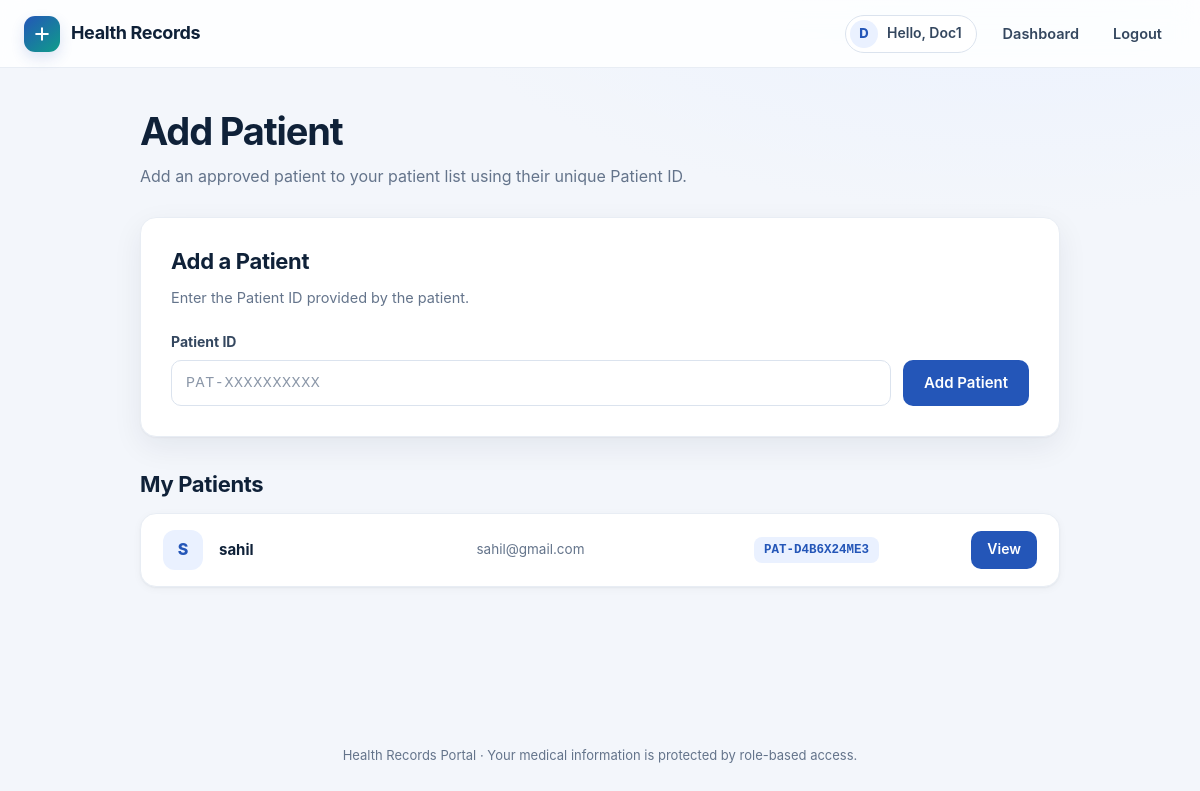
Page /doctor/add-patient (signed in) on the committed database.
### models.py (models this page shows, shortened)
class User(UserMixin, db.Model):
    __tablename__ = "users"
    id = db.Column(db.Integer, primary_key=True)
    name = db.Column(db.String(80), nullable=False)
    email = db.Column(db.String(120), unique=True, nullable=False, index=True)
    password = db.Column(db.String(255), nullable=False)
    role = db.Column(db.String(20), nullable=False,
                     default="patient", index=True)
    status = db.Column(db.String(20), nullable=False,
                       default="approved", index=True)
    doctor_license = db.Column(db.String(100), unique=True, nullable=True)
    patient_code = db.Column(db.String(20), unique=True,
                             nullable=True, index=True)
    created_at = db.Column(
        db.DateTime, default=lambda: datetime.now(timezone.utc))
    uploaded_records = db.relationship(
        "Record", foreign_keys="Record.doctor_id", back_populates="doctor",
        cascade="all, delete-orphan"
    )
    patient_records = db.relationship(
        "Record", foreign_keys="Record.patient_id", back_populates="patient",
        cascade="all, delete-orphan"
    )
    assignments_as_doctor = db.relationship(
        "PatientAssignment", foreign_keys="PatientAssignment.doctor_id",
        back_populates="doctor", cascade="all, delete-orphan"
    )
    assignments_as_patient = db.relationship(
        "PatientAssignment", foreign_keys="PatientAssignment.patient_id",
        back_populates="patient", cascade="all, delete-orphan"
    )
    @property
    def is_active(self):
        return self.status == "approved"

### app.py (the view)
@app.route("/doctor/add-patient")
@role_required("doctor")
def add_patient_page():
    assignments = PatientAssignment.query.filter_by(
        doctor_id=current_user.id
    ).all()
    patients = [
        assignment.patient
        for assignment in assignments
    ]
    return render_template(
        "add_patient.html",
        patients=patients,
        form=AddPatientForm()
    )

### forms.py
class AddPatientForm(FlaskForm):
    patient_code = StringField(
        "Patient ID",
        validators=[
            DataRequired(),
            Length(min=8, max=20),
            Regexp(
                r"^PAT-[A-Z0-9]+$", message="Enter a valid patient ID, for example PAT-AB12CD34EF.")
        ],
    )
    submit = SubmitField("Add Patient")

### app.py (called while the page is built)
@login_manager.user_loader
def load_user(user_id):
    try:
        return db.session.get(User, int(user_id))
    except (TypeError, ValueError):
        return None

def role_required(*roles):
    def decorator(view):
        @wraps(view)
        @login_required
        def wrapped(*args, **kwargs):
            if not current_user.is_active or current_user.role not in roles:
                abort(403)
            return view(*args, **kwargs)
        return wrapped
    return decorator

@app.after_request
def security_headers(response):
    response.headers["X-Content-Type-Options"] = "nosniff"
    response.headers["X-Frame-Options"] = "DENY"
    response.headers["Referrer-Policy"] = "strict-origin-when-cross-origin"
    response.headers["Permissions-Policy"] = "camera=(), microphone=(), geolocation=()"
    response.headers["Content-Security-Policy"] = (
        "default-src 'self'; "
        "base-uri 'self'; "
        "form-action 'self'; "
        "frame-ancestors 'none'; "
        "object-src 'none'; "
        "img-src 'self' data:; "
        "style-src 'self'; "
        "script-src 'self'"
    )
    if request.is_secure or app.config["SESSION_COOKIE_SECURE"]:
        response.headers["Strict-Transport-Security"] = "max-age=31536000; includeSubDomains"
    return response

### templates/add_patient.html (shortened to what this page needs)
{% extends "base.html" %}
{% block content %}
<div class="narrow-page">
    <h1>Add Patient</h1>
    <p class="page-description">
        Add an approved patient to your patient list using their unique Patient ID.
    </p>
    <section class="card">
        <h2>Add a Patient</h2>
        <p class="help">
            Enter the Patient ID provided by the patient.
        </p>
        <form method="post" action="{{ url_for('add_patient') }}">
            <div class="patient-form-row">
                <div class="patient-form-field">
                    {{ form.patient_code.label }}
                    {{ form.patient_code(
                    placeholder="PAT-XXXXXXXXXX",
                    autocomplete="off"
                    ) }}
                </div>
                {{ form.submit(
                class_="add-button",
                value="Add Patient"
                ) }}
            </div>
        </form>
    </section>
    <section class="section-block">
        <h2>My Patients</h2>
        {% if patients %}
        <div class="patient-list">
            {% for patient in patients %}
            <div class="patient-row">
                <div class="mini-avatar" aria-hidden="true">
                    {{ patient.name[:1]|upper }}
                </div>
                <strong>
                    {{ patient.name }}
                </strong>
                <span class="row-email">
                    {{ patient.email }}
                </span>
                <span class="code">
                    {{ patient.patient_code }}
                </span>
                <a href="{{ url_for('doctor_patient', patient_id=patient.id) }}" class="view-button">
                    View
                </a>
            </div>
            {% endfor %}
        </div>
        {% else %}
        <div class="patient-list">
            <div class="empty-patients">
                No patients have been added yet.
            </div>
        </div>
        {% endif %}
    </section>
</div>
{% endblock %}

### templates/base.html (shortened to what this page needs)
<!doctype html>
<html lang="en">
<head>
    <link rel="stylesheet" href="{{ url_for('static', filename='style.css') }}">
</head>
<body>
{% set ep = request.endpoint %}
<header class="navbar">
    <a class="logo" href="{{ url_for('index') }}">
        <span class="logo-mark" aria-hidden="true">
            <svg viewBox="0 0 24 24" fill="none" stroke="currentColor" stroke-width="2.4" stroke-linecap="round" stroke-linejoin="round"><path d="M12 5v14M5 12h14"/></svg>
        </span>
        Health Records
    </a>
    <nav>
        {% if current_user.is_authenticated %}
            <span class="user-chip">
                <span class="avatar">{{ current_user.name[:1]|upper }}</span>
                <span class="name">Hello, {{ current_user.name }}</span>
            </span>
            <a href="{{ url_for('dashboard') }}" class="{{ 'active' if ep == 'dashboard' }}">Dashboard</a>
            <form method="post" action="{{ url_for('logout') }}" class="inline-form">
                <button type="submit" class="link-button">Logout</button>
            </form>
        {% endif %}
    </nav>
</header>
<main class="container">
    {% block content %}{% endblock %}
</main>
<footer class="site-footer">
    Health Records Portal &middot; Your medical information is protected by role-based access.
</footer>
</body>
</html>

### rows in the picture
User: name "D", name "Doc1"
User: name "S", name "sahil", email "sahil@gmail.com", patient_code "PAT-D4B6X24ME3"
